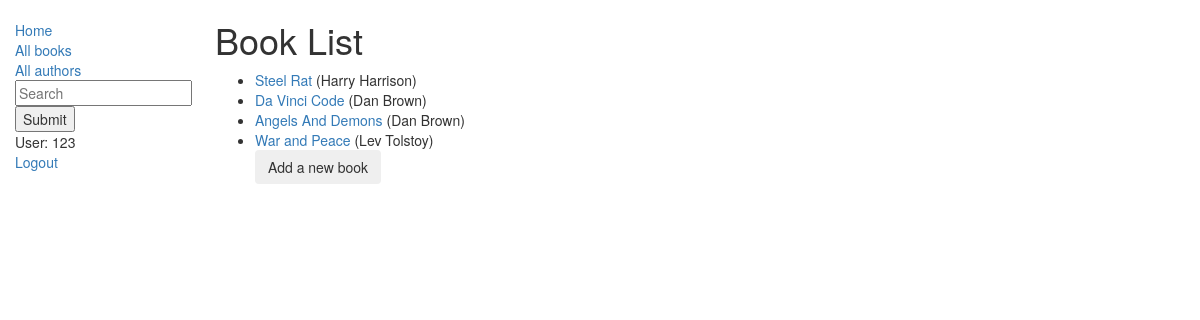
/catalog/books/ (signed in), run on an earlier commit of the app's database.
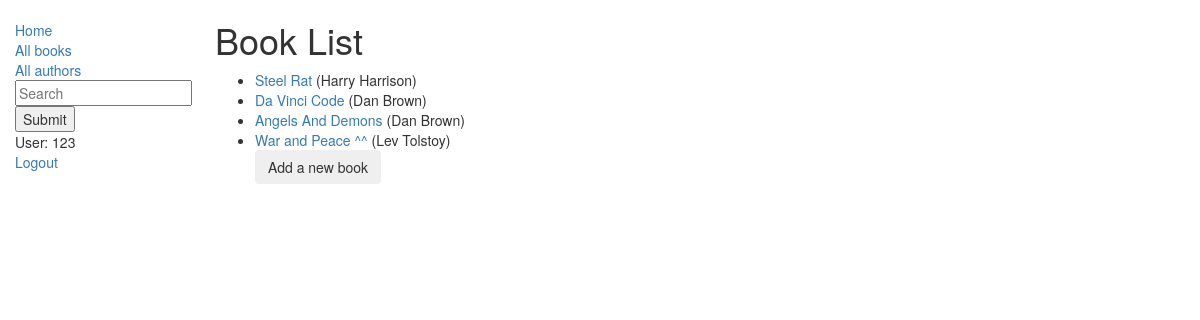
And on a later commit of the database.
### catalog/models.py (models this page shows, shortened)
class Book(models.Model):
    book_title = models.CharField(max_length=200)
    author = models.ManyToManyField(Author)
    def get_absolute_url(self):
        return reverse('book-detail', args=[str(self.id)])
    def display_author(self):
        return ', '.join([ author.author_name for author in self.author.all() ])
    display_author.short_description = 'Author'

class Author(models.Model):
    author_name = models.CharField(max_length=200)

### catalog/views.py (the view)
# urls.py: path('books/', views.BookListView.as_view(), name='books'),
class BookListView(LoginRequiredMixin, generic.ListView):
    model = Book
    def get_queryset(self):
        result = super(BookListView, self).get_queryset()
        query = self.request.GET.get('q')
        if query:
            result = result.filter(Q(book_title__icontains=query) | Q(author__author_name__icontains=query))
        return result

### catalog/templates/catalog/book_list.html (shortened to what this page needs)
{% extends "base_generic.html" %}
{% block content %}
    <h1>Book List</h1>
    {% if book_list %}
    <ul>
      {% for book in book_list %}
      <li>
        <a href="{{ book.get_absolute_url }}">{{ book.book_title }}</a> ({{ book.display_author }})
      </li>
      {% endfor %}
      <form action="{% url 'book_create'%}?next={{request.path}}" method="get">
        <input type="submit" class="btn" value="Add a new book">
      </form>
    </ul>
    {% else %}
      <p>There are no books in the library.</p>
    {% endif %}
{% endblock %}

What changed in the data, as far as the page shows it:
changed Book "Lev Tolstoy": book_title "War and Peace" → "War and Peace ^^"
